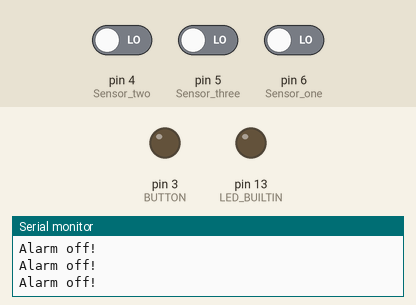
The sketch below on a simulated Arduino Leonardo, built with avr-gcc and run on an emulated ATmega32U4. Shown: output pins drawn as LEDs (lit = HIGH), the last lines printed to the serial monitor. The inputs (shaded band) are chosen by the test bench; at power-on: pin 4 (Sensor_two) LOW, pin 5 (Sensor_three) LOW, pin 6 (Sensor_one) LOW. No radio packets arrive unless stated.

Above: at 2.8 s.
2.9 s: pin 4 (Sensor_two) driven HIGH
At 3.7 s:
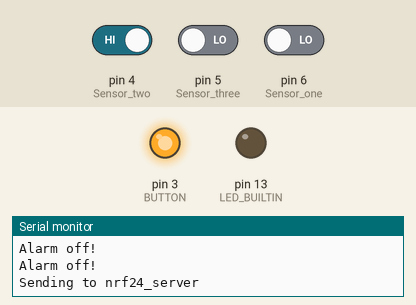
4.5 s: pin 4 (Sensor_two) driven LOW
At 6.2 s:
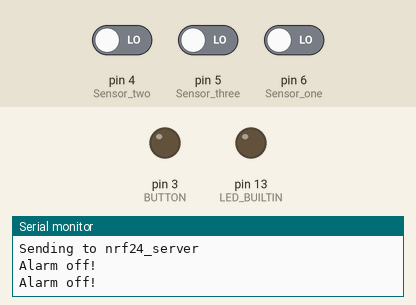
6.5 s: pin 5 (Sensor_three) driven HIGH
At 8.0 s:
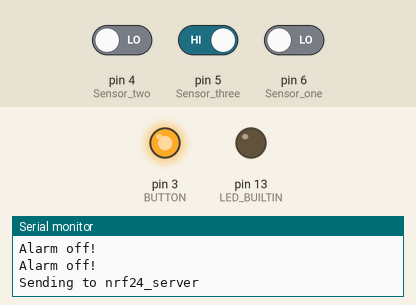
Timing chart, 0 to 9.5 s (numbered marks = the images above; inputs shaded):
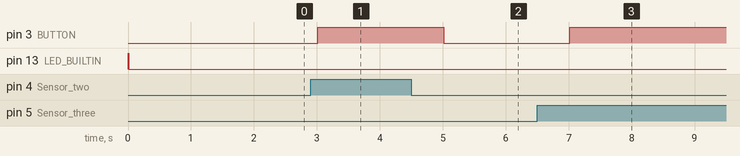

The sketch:

final_transmitter.ino
```cpp
// nrf24_client

#include <SPI.h>
#include <RH_NRF24.h>

int BUTTON = 3;
int Sensor_one = 6;
int Sensor_two = 4;
int Sensor_three = 5;


boolean sensorState = LOW;
boolean buttonState = false;
boolean stateAlarm = LOW;


// Singleton instance of the radio driver
//RH_NRF24 nrf24;
// RH_NRF24 nrf24(8, 7); // use this to be electrically compatible with Mirf
RH_NRF24 nrf24(7,8);// For Leonardo, need explicit SS pin
// RH_NRF24 nrf24(8, 7); // For RFM73 on Anarduino Mini

void setup()
{

  pinMode(LED_BUILTIN, OUTPUT);
  pinMode(BUTTON, OUTPUT);
  pinMode(Sensor_one, INPUT);
  pinMode(Sensor_two, INPUT);
  pinMode(Sensor_three, INPUT);


  //indicate program has started
  digitalWrite(LED_BUILTIN, HIGH);

  //nrf24.begin();

  //nrf24.stopListening();


  Serial.begin(9600);
  while (!Serial)
    ; // wait for serial port to connect. Needed for Leonardo only
  if (!nrf24.init())
    Serial.println("init failed");
  // Defaults after init are 2.402 GHz (channel 2), 2Mbps, 0dBm
  if (!nrf24.setChannel(1))
    Serial.println("setChannel failed");
  if (!nrf24.setRF(RH_NRF24::DataRate2Mbps, RH_NRF24::TransmitPower0dBm))
    Serial.println("setRF failed");
}


void loop()
{
  int one = digitalRead(Sensor_one);
  int two = digitalRead(Sensor_two);
  int three = digitalRead(Sensor_three);

  if (one == HIGH or two == HIGH or three == HIGH){
    buttonState = HIGH;
    Serial.println("Sending to nrf24_server");
    digitalWrite(3,HIGH);
    // Send a message to nrf24_server
    uint8_t data[] = "Hello World!";
    nrf24.send(data, sizeof(data));
    delay(1000);
  }
  else{
    buttonState = LOW;
    digitalWrite(LED_BUILTIN, LOW);
    digitalWrite(BUTTON, LOW);
    Serial.println("Alarm off!");
    stateAlarm = LOW;
    delay(1000);
  }


//  nrf24.waitPacketSent();
//  // Now wait for a reply
//  uint8_t buf[RH_NRF24_MAX_MESSAGE_LEN];
//  uint8_t len = sizeof(buf);
//
//  if (nrf24.waitAvailableTimeout(500))
//  {
//    // Should be a reply message for us now
//    if (nrf24.recv(buf, &len))
//    {
//      Serial.print("got reply: ");
//      Serial.println((char*)buf);
//    }
//    else
//    {
//      Serial.println("recv failed");
//    }
//  }
//  else
//  {
//    Serial.println("No reply, is nrf24_server running?");
//  }
//  delay(400);
}
```

Measured:
- after the input at 2.9 s, pin 3 (BUTTON): LOW → HIGH after 0.11 s
- after the input at 4.5 s, pin 3 (BUTTON): HIGH → LOW after 0.51 s
- after the input at 6.5 s, pin 3 (BUTTON): LOW → HIGH after 0.52 s
